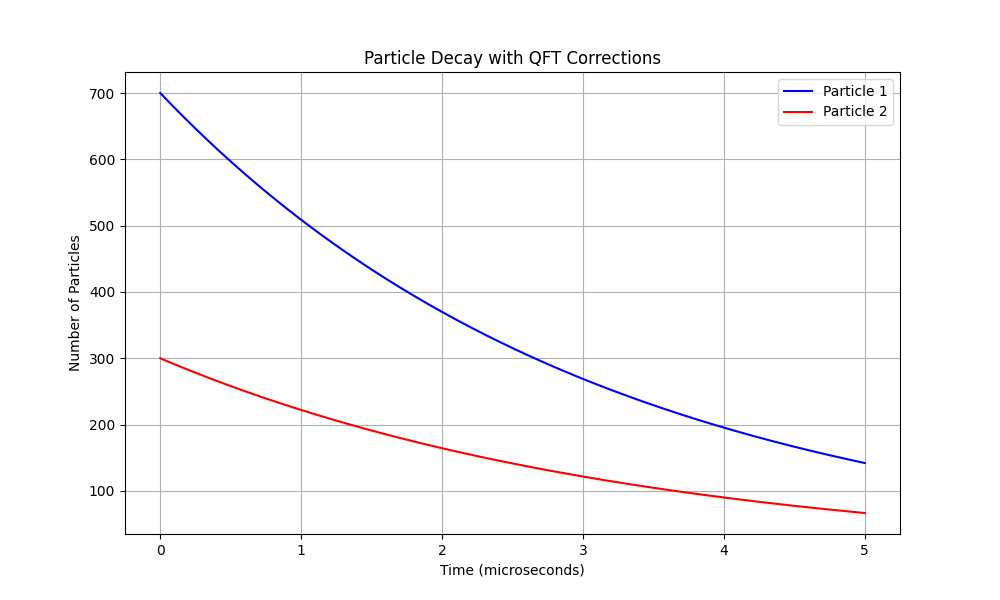

The Python source for this figure:
import numpy as np
import matplotlib.pyplot as plt
from scipy.integrate import odeint

# Parameters
N0 = 1000  # Initial number of particles
tau1, tau2 = 2.2e-6, 1.0e-6  # Lifetimes of particles 1 and 2 in seconds
alpha = 1/137  # Fine-structure constant
branching_ratio = 0.7 # Branching ratio for particle 1 decay
t = np.linspace(0, 5e-6, 1000)  # Time array from 0 to 5 microseconds

# Decay rate with radiative corrections
def decay_rate(t, N, tau, alpha):
    return (N / tau) * (1 + alpha / np.pi)

# ODE system for particle decay
def model(N, t, tau1, tau2, alpha, branching_ratio):
    dN1_dt = -decay_rate(t, N[0], tau1, alpha) * branching_ratio
    dN2_dt = -decay_rate(t, N[1], tau2, alpha) * (1 - branching_ratio)
    return [dN1_dt, dN2_dt]

# Solve the ODE system
initial_conditions = [N0 * branching_ratio, N0 * (1 - branching_ratio)]
solution = odeint(model, initial_conditions, t, args=(tau1, tau2, alpha, branching_ratio))
# Extract results
N1 = solution[:, 0]
N2 = solution[:, 1]
# Plotting the results
plt.figure(figsize=(10, 6))
plt.plot(t * 1e6, N1, label='Particle 1', color
='blue')
plt.plot(t * 1e6, N2, label='Particle 2', color
='red')
plt.title('Particle Decay with QFT Corrections')
plt.xlabel('Time (microseconds)')
plt.ylabel('Number of Particles')
plt.legend()
plt.grid()
plt.show()
